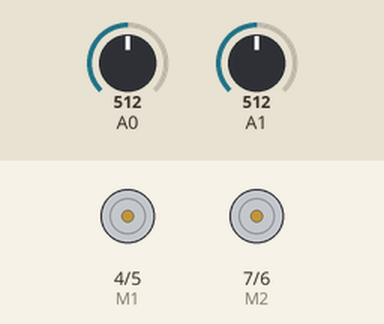
Simulated run of this sketch. Board: Arduino Uno, built with avr-gcc and run on an emulated ATmega328P. Parts: direction and speed pins drawn as motors (green arrow = direction pin HIGH = forward, orange = LOW = backward, longer = more drive). The test bench sets the inputs (shaded band); at power-on: A0 = 512, A1 = 512.

Above: at 1.2 s.
1.3 s: A0 set to 1023
At 1.6 s:
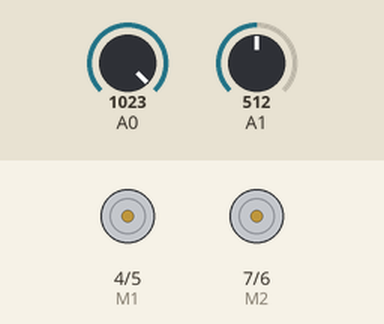
2.8 s: A1 set to 1023
At 3.9 s:
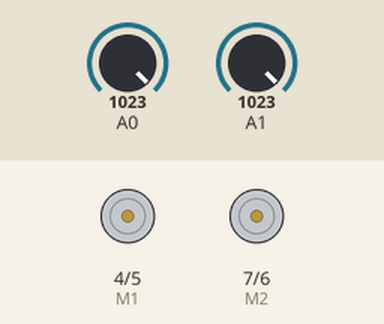
4.3 s: A0 set to 900
At 5.1 s:
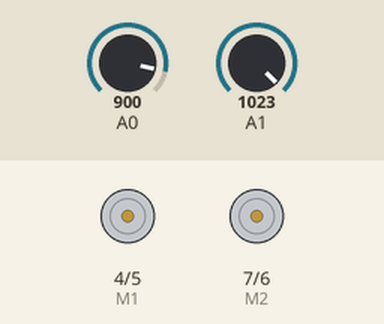
5.8 s: A1 set to 900
At 6.2 s:
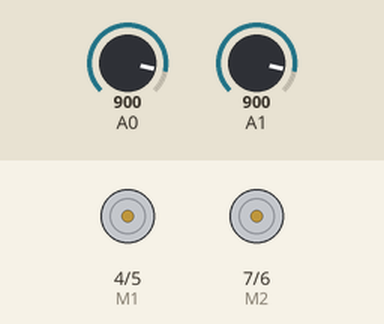
Timing chart, 0 to 8.3 s (numbered marks = the images above; inputs shaded):
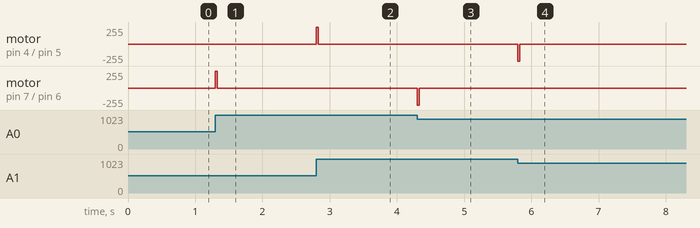

Measured:
- after the input at 1.3 s, motor on pin 7 (M2) / pin 6 (E2): stopped → forward 255/255 at once, → stopped 0.03 s later
- after the input at 2.8 s, motor on pin 4 (M1) / pin 5 (E1): stopped → forward 255/255 at once, → stopped 0.03 s later
- after the input at 4.3 s, motor on pin 7 (M2) / pin 6 (E2): stopped → backward 255/255 at once, → stopped 0.03 s later
- after the input at 5.8 s, motor on pin 4 (M1) / pin 5 (E1): stopped → backward 255/255 at once, → stopped 0.03 s later

The sketch:

shutter_driver_arduino.ino
```cpp
//Arduino PWM Speed Control：
int E1 = 5;   // speed control
int M1 = 4;   // direction control
int E2 = 6;
int M2 = 7;

bool TTL1_previous = false;
bool TTL2_previous = false;

int threshold = 1020; // (Has to be > 1000 to register TTLs properly as there is somehow a crosstalk between analog pins. It's maybe something to check.) [Analog channel from 0(0V)-1023(5V)]
int pulse_duration = 30; // in ms. Can be modified so long as its not too long to fry the shutters.

void setup() {
  analogReference(DEFAULT);
  pinMode(M1, OUTPUT);
  pinMode(M2, OUTPUT);
  pinMode(E1, OUTPUT);
  pinMode(E2, OUTPUT);

  // Serial.begin(9600); // Uncomment for debugging with serial monitoring.
}

void loop() {
  // TTL´s are read in an analog channel. We create the truth values.
  bool TTL1_current = analogRead(A1) > threshold; //TTL1
  bool TTL2_current = analogRead(A0) > threshold; //TTL2

  // Detecting state change and its direction
  bool up1 = !TTL1_previous && TTL1_current;
  bool up2 = !TTL2_previous && TTL2_current;
  bool down1 = TTL1_previous && !TTL1_current;
  bool down2 = TTL2_previous && !TTL2_current;

  // When state changes, we drive the shutters
  if(up1 || down1 || up2 || down2){
    digitalWrite(M1,down1*LOW + up1*HIGH); // assigning the sign of the shutter move
    digitalWrite(E1,(up1 + down1)*HIGH); // drive when state changes
    digitalWrite(M2,down2*LOW + up2*HIGH); // assigning the sign of the shutter move
    digitalWrite(E2,(up2 + down2)*HIGH); // drive when state changes
    delay(pulse_duration); // the shutters require a short pulse to change state
    digitalWrite(M1,0);
    digitalWrite(E1,0);
    digitalWrite(M2,0);
    digitalWrite(E2,0);
  }

  // Keeping track of the previous truth value of the TTLs.
  TTL1_previous = TTL1_current;
  TTL2_previous = TTL2_current;
}
```
